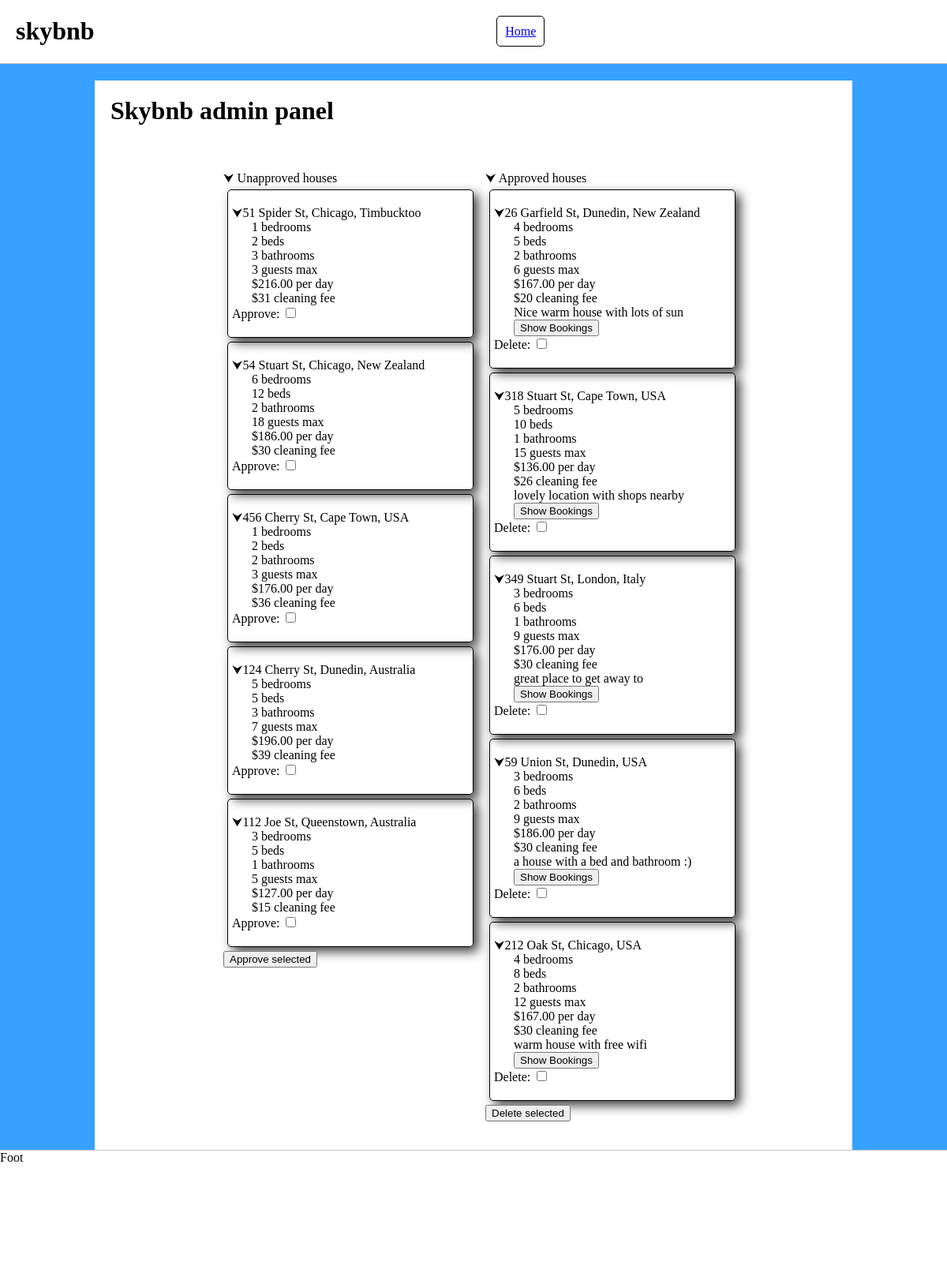
Page /adminwebserver_files/www/admin.php (signed in) on the committed database.
### tables this page shows
CREATE TABLE Houses (

  house_id int(255) AUTO_INCREMENT,

  bedrooms int(255) not null,
  
  beds int(255) not null,
  
  guest_limit int(255) not null,
  
  bathrooms int(255) not null,
  
  price_per_day decimal(65,2) not null,
  
  cleaning_fee int(255) not null,
  
  description varchar(600) not null,
  
  city varchar(100) not null,
  
  country varchar(100) not null,
  
  address varchar(150) not null,
  
  approved bool not null,

  PRIMARY KEY (house_id)

);

### adminwebserver_files/www/admin.php (the view, shortened to what this page needs)
<?php
$servername = "cosc349-test-db.cj61kamwxd67.us-east-1.rds.amazonaws.com";
$username = "adminprivilege";
$password = "password1239";
$dbname = "skybnb";
$conn = new mysqli($servername, $username, $password, $dbname);
$sql_approved = "SELECT * FROM `Houses` where `approved` = TRUE";
$sql_not_approved = "SELECT * FROM `Houses` where `approved` = FALSE ";
$result_approved = $conn->query($sql_approved);
$result_not_approved = $conn->query($sql_not_approved);
?>
<!doctype html>
<html lang="en">
<head>
    <link type="text/css" rel="stylesheet" href="styleMain.css">
</head>
<body>
<?php include"header.php" ?>
    <main>
        <h1>Skybnb admin panel</h1>
        <form action="admin.php" method="post">
    <ul class="col-split1">
        <li class="clickable dropdown"><p>&#11167;</p> Unapproved houses</li>
        <?php
            while($row = $result_not_approved->fetch_assoc()) {
                echo "<ul class='box indent'>";
                echo "<li class='clickable dropdown'><p>&#11167;</p>" .$row["address"]. ", ". $row["city"]. ", ". $row["country"]. "</li>";
                echo "<li>" . $row["bedrooms"]. " bedrooms". "</li>";
                echo "<li>" . $row["beds"]. " beds". "</li>";
                echo "<li>" . $row["bathrooms"]. " bathrooms". "</li>";
                echo "<li>" . $row["guest_limit"]. " guests max". "</li>";
                echo "<li>" ."$" . $row["price_per_day"]. " per day". "</li>";
                echo "<li>" ."$" . $row["cleaning_fee"]. " cleaning fee". "</li>";
                echo "<li>" . "Approve: "."<input type='checkbox' onclick='addHouseToCookie(".$row["house_id"].',"approve"'.")'>"."</li>";
                echo "</ul>";
            }
            ?>
        <li><input type="submit" value="Approve selected" name="approve"></li>
    </ul>
        <ul class="col-split2">
        <li class="clickable dropdown"><p>&#11167;</p> Approved houses</li>
        <?php
            while($row = $result_approved->fetch_assoc()) {
                echo "<ul class='box indent'>";
                echo "<li class='clickable dropdown'><p>&#11167;</p>" .$row["address"]. ", ". $row["city"]. ", ". $row["country"]. "</li>";
                echo "<li>" . $row["bedrooms"]. " bedrooms". "</li>";
                echo "<li>" . $row["beds"]. " beds". "</li>";
                echo "<li>" . $row["bathrooms"]. " bathrooms". "</li>";
                echo "<li>" . $row["guest_limit"]. " guests max". "</li>";
                echo "<li>" ."$" . $row["price_per_day"]. " per day". "</li>";
                echo "<li>" ."$" . $row["cleaning_fee"]. " cleaning fee". "</li>";
                echo "<li>" . $row["description"]. "</li>";
                echo "<li>" . "<button type='submit' value='".$row["house_id"]."' name='booking'>Show Bookings</button>" . "</li>";
                echo "<li>" . "Delete: "."<input type='checkbox' onclick='addHouseToCookie(".$row["house_id"].',"delete"'.")'>"."</li>";
                echo "</ul>";
            }
            ?>
            <li><input type="submit" value="Delete selected" name="delete"></li>
        </ul>
        </form>
    </main>
<?php include"footer.php" ?>
</body>
</html>

### adminwebserver_files/www/styleMain.css (style rules this page uses)
body { margin: auto; background-color: #36a1ff; }
main { width: 80%; margin: 0 auto auto; background-color: white; }
main h1 { padding-left: 20px; padding-top: 20px; }
form { padding-left: 20px; display: grid; margin:auto; width: max-content; }
.col-split1 { grid-column-start: 1; grid-column-end: 2; }
.col-split2 { grid-column-start: 2; grid-column-end: 3; }
ul { padding: 20px 5px 20px 5px; list-style: none; }
.clickable { cursor: pointer; user-select: none; }
li p { display: inline; }
.indent li:not(:first-child):not(:last-child) { margin-left: 25px; }
.box { width: 300px; border: 1px solid black; border-radius: 5px; margin: 5px; box-shadow: 6px 6px 14px 0px rgba(0,0,0,0.75); -webkit-box-shadow: 6px 6px 14px 0px rgba(0,0,0,0.75); -moz-box-shadow: 6px 6px 14px 0px rgba(0,0,0,0.75); }

### rows in the picture
houses: address "51 Spider St", city "Chicago", country "Timbucktoo", bedrooms "1", beds "2", bathrooms "3", guest_limit "3", price_per_day "216.00", cleaning_fee "31"
houses: address "54 Stuart St", city "Chicago", country "New Zealand", bedrooms "6", beds "12", bathrooms "2", guest_limit "18", price_per_day "186.00", cleaning_fee "30"
houses: address "456 Cherry St", city "Cape Town", country "USA", bedrooms "1", beds "2", bathrooms "2", guest_limit "3", price_per_day "176.00", cleaning_fee "36"
houses: address "124 Cherry St", city "Dunedin", country "Australia", bedrooms "5", beds "5", bathrooms "3", guest_limit "7", price_per_day "196.00", cleaning_fee "39"
houses: address "112 Joe St", city "Queenstown", country "Australia", bedrooms "3", beds "5", bathrooms "1", guest_limit "5", price_per_day "127.00", cleaning_fee "15"
houses: address "26 Garfield St", city "Dunedin", country "New Zealand", bedrooms "4", beds "5", bathrooms "2", guest_limit "6", price_per_day "167.00", cleaning_fee "20", description "Nice warm house with lots of sun", $row["house_id"] 1 (drawn)
houses: address "318 Stuart St", city "Cape Town", country "USA", bedrooms "5", beds "10", bathrooms "1", guest_limit "15", price_per_day "136.00", cleaning_fee "26", description "lovely location with shops nearby", $row["house_id"] 2 (drawn)
houses: address "349 Stuart St", city "London", country "Italy", bedrooms "3", beds "6", bathrooms "1", guest_limit "9", price_per_day "176.00", cleaning_fee "30", description "great place to get away to"
houses: address "59 Union St", city "Dunedin", country "USA", bedrooms "3", beds "6", bathrooms "2", guest_limit "9", price_per_day "186.00", cleaning_fee "30", description "a house with a bed and bathroom :)", $row["house_id"] 4 (drawn)
houses: address "212 Oak St", city "Chicago", country "USA", bedrooms "4", beds "8", bathrooms "2", guest_limit "12", price_per_day "167.00", cleaning_fee "30", description "warm house with free wifi", $row["house_id"] 5 (drawn)
